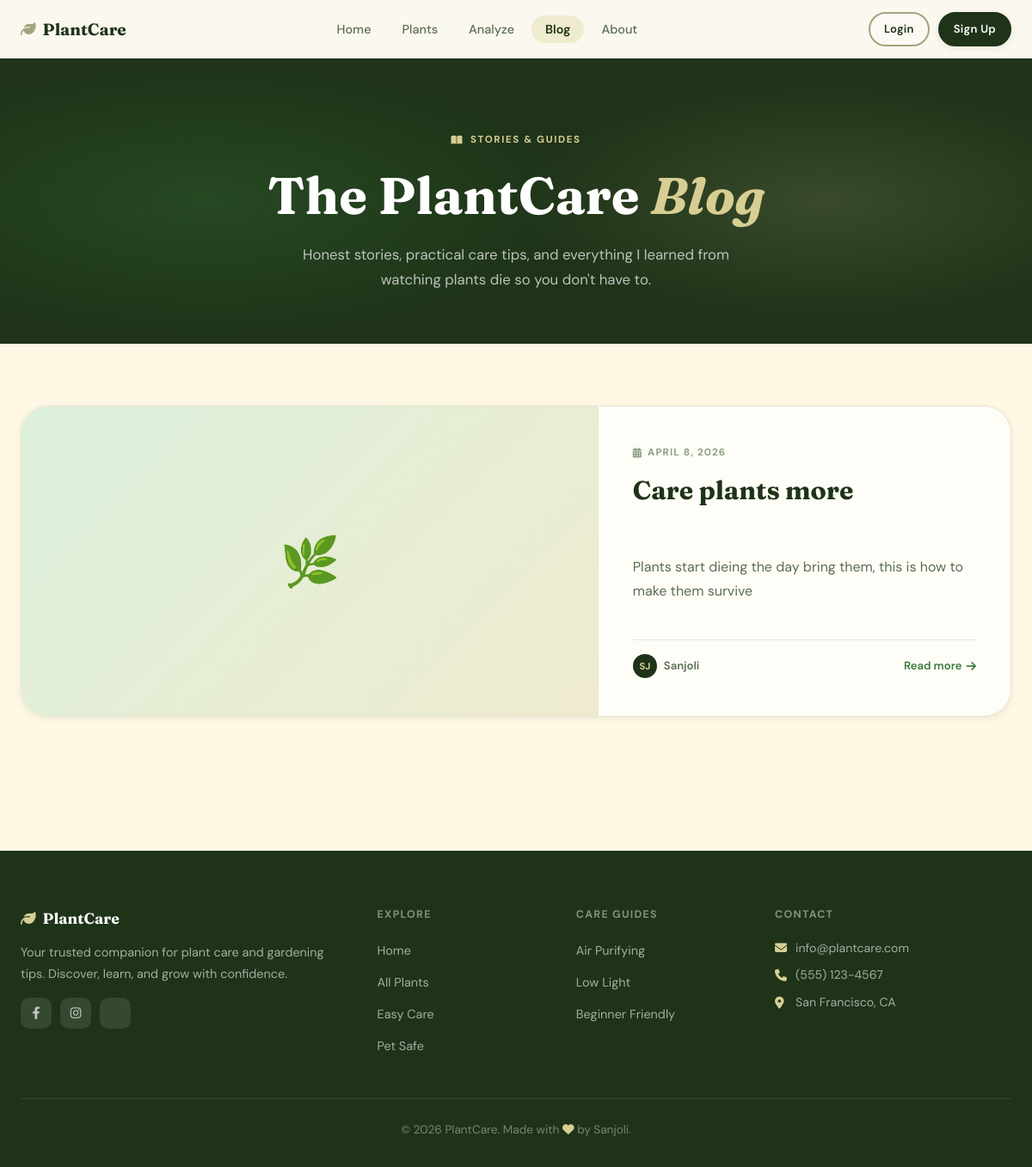
Screenshot of /blog/ with the database file from the repository.
### plants/models.py (models this page shows, shortened)
class BlogPost(models.Model):
    title = models.CharField(max_length=300)
    excerpt = models.TextField(blank=True, help_text="Short summary shown on the blog listing page")
    content = models.TextField()
    image = models.ImageField(upload_to="blogs/", blank=True, null=True)
    image_url = models.URLField(max_length=500, blank=True, null=True)
    created_at = models.DateTimeField(auto_now_add=True)
    updated_at = models.DateTimeField(auto_now=True)
    class Meta:
        ordering = ['-created_at']
    def get_image_url(self):
        if self.image:
            return self.image.url
        return self.image_url

### plants/views.py (the view)
# urls.py: path('blog/', views.blog_list, name='blog_list'),
def blog_list(request):
    page = request.GET.get('page', 1)
    queryset = BlogPost.objects.all()
    paginator = Paginator(queryset, 9)
    blogs = paginator.get_page(page)
    return render(request, 'plants/blog_list.html', {'blogs': blogs})

### plants/templates/plants/blog_list.html (shortened to what this page needs)
{% extends 'plants/base.html' %}
{% load static %}
{% block content %}
<section class="blog-hero">
  <div class="container blog-hero-content">
    <div class="blog-hero-eyebrow"><i class="fas fa-book-open"></i> Stories & guides</div>
    <h1>The PlantCare <em>Blog</em></h1>
    <p class="blog-hero-sub">Honest stories, practical care tips, and everything I learned from watching plants die so you don't have to.</p>
  </div>
</section>
<section class="blog-section">
  <div class="container">
    {% if blogs.object_list %}
    <div class="blog-grid">
      {% for post in blogs.object_list %}
      <article class="blog-card {% if forloop.first %}blog-card--featured{% endif %}" style="transition-delay: {{ forloop.counter0 }}00ms">
        <div class="blog-card-img">
          {% if post.get_image_url %}
            <img src="{{ post.get_image_url }}" alt="{{ post.title }}" loading="lazy">
          {% else %}
            <div class="blog-card-img-placeholder">🌿</div>
          {% endif %}
        </div>
        <div class="blog-card-body">
          <div class="blog-card-date">
            <i class="fas fa-calendar-alt"></i>
            {{ post.created_at|date:"F j, Y" }}
          </div>
          <h2 class="blog-card-title">
            <a href="{% url 'blog_detail' post.pk %}" style="color:inherit;">{{ post.title }}</a>
          </h2>
          <p class="blog-card-excerpt">
            {% if post.excerpt %}
              {{ post.excerpt|truncatewords:28 }}
            {% else %}
              {{ post.content|truncatewords:28 }}
            {% endif %}
          </p>
          <div class="blog-card-footer">
            <div class="blog-card-author">
              <div class="blog-card-author-avatar">SJ</div>
              Sanjoli
            </div>
            <a href="{% url 'blog_detail' post.pk %}" class="blog-card-read">
              Read more <i class="fas fa-arrow-right"></i>
            </a>
          </div>
        </div>
      </article>
      {% endfor %}
    </div>
    {% endif %}
  </div>
</section>
{% endblock %}

### static/css/style.css (style rules this page uses)
:root { --base: #fff8e4; --surface: #FFFDF7; --primary: #1E3318; --primary-mid: #2C4A22; --accent: #A3A380; --accent-hover: #8B8B6A; --soft-accent: #EFEBCE; --soft-accent2: #F5F3E6; --blush: #DCF0DC; --blush2: #EDF7ED; --blush-accent: #3A7A3A; --blush-dark: #1A4A1A; --golden: #D7CE93; --text-primary: #1E3318; --text-muted: #5A6E54; --text-light: #8A9E84; --border: #E8E4D4; --border-focus: #D7CE93; --success: #6B8B5E; --warning: #C4884A; --danger: #B85C5C; --shadow-xs: 0 1px 3px rgba(30,51,24,0.07); --shadow-sm: 0 2px 8px rgba(30,51,24,0.09); --shadow-md: 0 6px 20px rgba(30,51,24,0.12); --shadow-lg: 0 12px 36px rgba(30,51,24,0.14); --shadow-xl: 0 24px 56px rgba(30,51,24,0.18); --shadow-blush: 0 8px 24px rgba(58,122,58,0.22); --radius-xs: 4px; --radius-sm: 10px; --radius: 16px; --radius-lg: 24px; --radius-xl: 32px; --radius-full: 9999px; --transition: all 0.22s cubic-bezier(0.4, 0, 0.2, 1); --transition-slow: all 0.4s cubic-bezier(0.4, 0, 0.2, 1); --font-display: 'Fraunces', Georgia, serif; --font-body: 'DM Sans', -apple-system, BlinkMacSystemFont, sans-serif; --nav-h: 68px; }
*, *::before, *::after { box-sizing: border-box; margin: 0; padding: 0; }
html { scroll-behavior: smooth; }
body { font-family: var(--font-body); font-size: 16px; line-height: 1.7; color: var(--text-primary); background: var(--base); -webkit-font-smoothing: antialiased; }
a { text-decoration: none; color: inherit; }
.container { max-width: 1200px; margin: 0 auto; padding: 0 24px; }

### rows the page displays
BlogPost: created_at "APRIL 8, 2026", title "Care plants more", excerpt "Plants start dieing the day bring them, this is how to make them survive"
